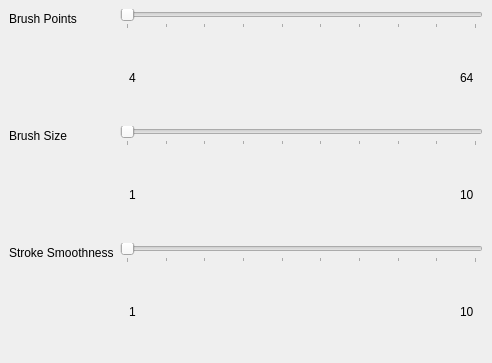
<?xml version="1.0" encoding="UTF-8"?>
<ui version="4.0">
 <class>BrushDockWidgetBase</class>
 <widget class="QDockWidget" name="BrushDockWidgetBase">
  <property name="geometry">
   <rect>
    <x>0</x>
    <y>0</y>
    <width>492</width>
    <height>363</height>
   </rect>
  </property>
  <property name="windowTitle">
   <string>Draw by Brush</string>
  </property>
  <widget class="QWidget" name="dockWidgetContents">
   <layout class="QGridLayout" name="gridLayout">
    <property name="leftMargin">
     <number>9</number>
    </property>
    <property name="topMargin">
     <number>9</number>
    </property>
    <property name="rightMargin">
     <number>9</number>
    </property>
    <property name="bottomMargin">
     <number>9</number>
    </property>
    <item row="7" column="1">
     <widget class="QSlider" name="strokeSmoothnessSlider">
      <property name="minimum">
       <number>1</number>
      </property>
      <property name="maximum">
       <number>10</number>
      </property>
      <property name="singleStep">
       <number>1</number>
      </property>
      <property name="pageStep">
       <number>2</number>
      </property>
      <property name="value">
       <number>1</number>
      </property>
      <property name="sliderPosition">
       <number>1</number>
      </property>
      <property name="orientation">
       <enum>Qt::Horizontal</enum>
      </property>
      <property name="tickPosition">
       <enum>QSlider::TicksBelow</enum>
      </property>
      <property name="tickInterval">
       <number>1</number>
      </property>
     </widget>
    </item>
    <item row="5" column="1">
     <widget class="QFrame" name="brushSizeTickLabelFrame">
      <layout class="QHBoxLayout" name="horizontalLayout_2">
       <item>
        <widget class="QLabel" name="brushSizeTickLabel0">
         <property name="text">
          <string>1</string>
         </property>
        </widget>
       </item>
       <item>
        <spacer name="brushSizeTickLabelSpacer">
         <property name="orientation">
          <enum>Qt::Horizontal</enum>
         </property>
         <property name="sizeHint" stdset="0">
          <size>
           <width>40</width>
           <height>20</height>
          </size>
         </property>
        </spacer>
       </item>
       <item>
        <widget class="QLabel" name="brushSizeTickLabel1">
         <property name="text">
          <string>10</string>
         </property>
        </widget>
       </item>
      </layout>
     </widget>
    </item>
    <item row="2" column="1">
     <widget class="QFrame" name="brushPointsTickLabelFrame">
      <layout class="QHBoxLayout" name="horizontalLayout">
       <item>
        <widget class="QLabel" name="brushPointsTickLabel0">
         <property name="text">
          <string>4</string>
         </property>
        </widget>
       </item>
       <item>
        <spacer name="brushPointsTickLabelSpacer">
         <property name="orientation">
          <enum>Qt::Horizontal</enum>
         </property>
         <property name="sizeHint" stdset="0">
          <size>
           <width>40</width>
           <height>20</height>
          </size>
         </property>
        </spacer>
       </item>
       <item>
        <widget class="QLabel" name="brushPointsTickLabel1">
         <property name="text">
          <string>64</string>
         </property>
        </widget>
       </item>
      </layout>
     </widget>
    </item>
    <item row="1" column="1">
     <widget class="QSlider" name="brushPointsSlider">
      <property name="minimum">
       <number>1</number>
      </property>
      <property name="maximum">
       <number>10</number>
      </property>
      <property name="singleStep">
       <number>1</number>
      </property>
      <property name="pageStep">
       <number>2</number>
      </property>
      <property name="value">
       <number>1</number>
      </property>
      <property name="sliderPosition">
       <number>1</number>
      </property>
      <property name="orientation">
       <enum>Qt::Horizontal</enum>
      </property>
      <property name="tickPosition">
       <enum>QSlider::TicksBelow</enum>
      </property>
      <property name="tickInterval">
       <number>1</number>
      </property>
     </widget>
    </item>
    <item row="7" column="0">
     <widget class="QLabel" name="strokeSmoothnessLabel">
      <property name="text">
       <string>Stroke Smoothness</string>
      </property>
     </widget>
    </item>
    <item row="4" column="1">
     <widget class="QSlider" name="brushSizeSlider">
      <property name="minimum">
       <number>1</number>
      </property>
      <property name="maximum">
       <number>10</number>
      </property>
      <property name="singleStep">
       <number>1</number>
      </property>
      <property name="pageStep">
       <number>2</number>
      </property>
      <property name="value">
       <number>1</number>
      </property>
      <property name="sliderPosition">
       <number>1</number>
      </property>
      <property name="orientation">
       <enum>Qt::Horizontal</enum>
      </property>
      <property name="tickPosition">
       <enum>QSlider::TicksBelow</enum>
      </property>
      <property name="tickInterval">
       <number>1</number>
      </property>
     </widget>
    </item>
    <item row="1" column="0">
     <widget class="QLabel" name="brushPointsLabel">
      <property name="text">
       <string>Brush Points</string>
      </property>
     </widget>
    </item>
    <item row="8" column="1">
     <widget class="QFrame" name="strokeSmoothnessTickLabelFrame">
      <layout class="QHBoxLayout" name="horizontalLayout_3">
       <item>
        <widget class="QLabel" name="strokeSmoothnessTickLabel0">
         <property name="text">
          <string>1</string>
         </property>
        </widget>
       </item>
       <item>
        <spacer name="strokeSmoothnessTickLabelSpacer">
         <property name="orientation">
          <enum>Qt::Horizontal</enum>
         </property>
         <property name="sizeHint" stdset="0">
          <size>
           <width>40</width>
           <height>20</height>
          </size>
         </property>
        </spacer>
       </item>
       <item>
        <widget class="QLabel" name="strokeSmoothnessTickLabel1">
         <property name="text">
          <string>10</string>
         </property>
        </widget>
       </item>
      </layout>
     </widget>
    </item>
    <item row="4" column="0">
     <widget class="QLabel" name="brushSizeLabel">
      <property name="text">
       <string>Brush Size</string>
      </property>
     </widget>
    </item>
   </layout>
  </widget>
 </widget>
 <resources/>
 <connections/>
</ui>
